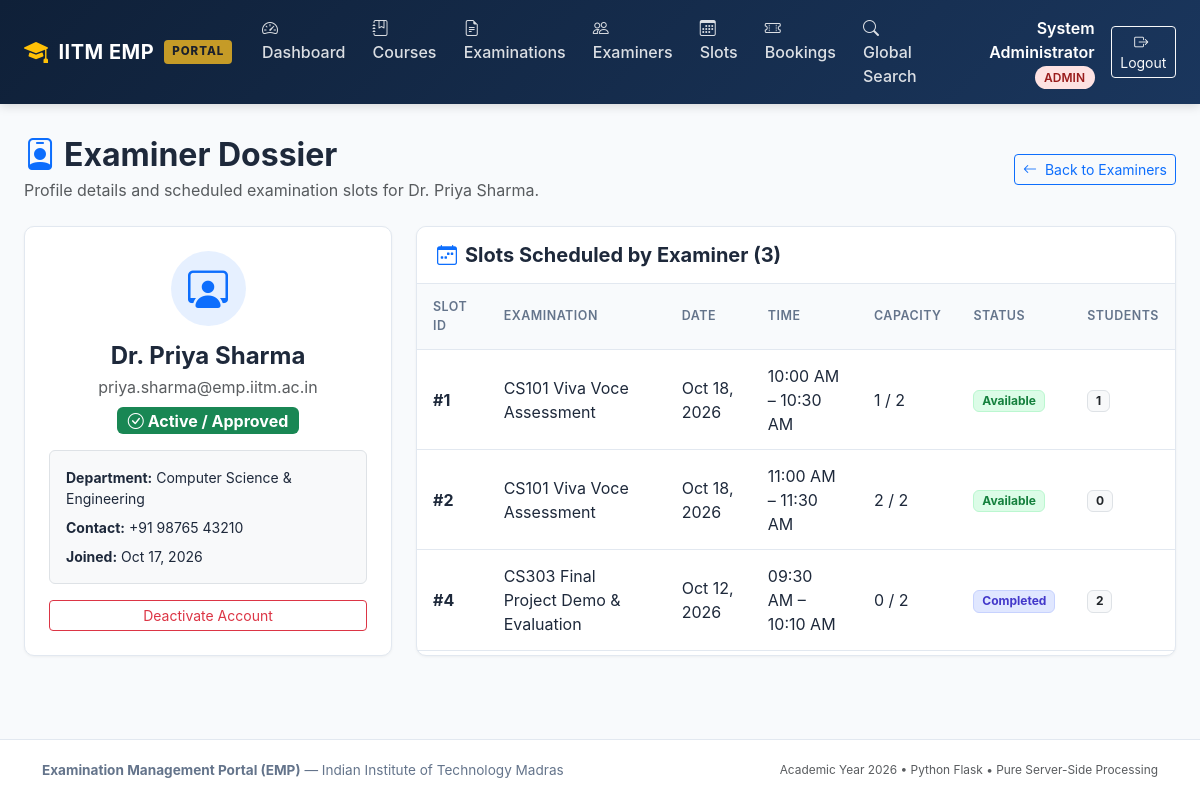
/admin/examiners/2 (signed in), run on the app's committed database.
### models/user.py (models this page shows, shortened)
class User(UserMixin, db.Model):
    __tablename__ = 'users'
    id = db.Column(db.Integer, primary_key=True, autoincrement=True)
    name = db.Column(db.String(150), nullable=False)
    email = db.Column(db.String(150), unique=True, nullable=False, index=True)
    password_hash = db.Column(db.String(256), nullable=False)
    role = db.Column(db.String(20), nullable=False)
    status = db.Column(db.String(20), nullable=False, default='active')
    created_at = db.Column(db.DateTime, default=datetime.now, nullable=False)
    examiner_profile = db.relationship('ExaminerProfile', back_populates='user', uselist=False, cascade='all, delete-orphan')
    slots = db.relationship('ExaminationSlot', back_populates='examiner', foreign_keys='ExaminationSlot.examiner_id', cascade='all, delete-orphan')
    bookings = db.relationship('Booking', back_populates='student', foreign_keys='Booking.student_id', cascade='all, delete-orphan')

class ExaminerProfile(db.Model):
    __tablename__ = 'examiner_profiles'
    examiner_id = db.Column(db.Integer, db.ForeignKey('users.id', ondelete='CASCADE'), primary_key=True)
    name = db.Column(db.String(150), nullable=False)
    contact_details = db.Column(db.String(150), nullable=True)
    department = db.Column(db.String(150), nullable=True)
    status = db.Column(db.String(20), nullable=False, default='pending')
    user = db.relationship('User', back_populates='examiner_profile')

### models/slot.py (models this page shows, shortened)
class ExaminationSlot(db.Model):
    __tablename__ = 'examination_slots'
    slot_id = db.Column(db.Integer, primary_key=True, autoincrement=True)
    examination_id = db.Column(db.Integer, db.ForeignKey('examinations.exam_id', ondelete='CASCADE'), nullable=False)
    examiner_id = db.Column(db.Integer, db.ForeignKey('users.id', ondelete='CASCADE'), nullable=False)
    date = db.Column(db.Date, nullable=False)
    start_time = db.Column(db.Time, nullable=False)
    end_time = db.Column(db.Time, nullable=False)
    maximum_student_capacity = db.Column(db.Integer, nullable=False, default=1)
    available_seats = db.Column(db.Integer, nullable=False, default=1)
    status = db.Column(db.String(30), nullable=False, default='Available')
    examination = db.relationship('Examination', back_populates='slots')
    examiner = db.relationship('User', back_populates='slots', foreign_keys=[examiner_id])
    bookings = db.relationship('Booking', back_populates='slot', cascade='all, delete-orphan')

### models/examination.py (models this page shows, shortened)
class Examination(db.Model):
    __tablename__ = 'examinations'
    exam_id = db.Column(db.Integer, primary_key=True, autoincrement=True)
    course_id = db.Column(db.Integer, db.ForeignKey('courses.course_id', ondelete='CASCADE'), nullable=False)
    examination_name = db.Column(db.String(200), nullable=False)
    examination_type = db.Column(db.String(50), nullable=False)
    duration = db.Column(db.Integer, nullable=False, default=30)
    maximum_marks = db.Column(db.Float, nullable=False, default=100.0)
    slot_creation_start = db.Column(db.DateTime, nullable=False)
    slot_creation_end = db.Column(db.DateTime, nullable=False)
    slot_booking_start = db.Column(db.DateTime, nullable=False)
    slot_booking_end = db.Column(db.DateTime, nullable=False)
    status = db.Column(db.String(30), nullable=False, default='Draft')
    course = db.relationship('Course', back_populates='examinations')
    rubrics = db.relationship('Rubric', back_populates='examination', cascade='all, delete-orphan')
    slots = db.relationship('ExaminationSlot', back_populates='examination', cascade='all, delete-orphan')

### routes/admin.py (the view)
@admin_bp.route('/examiners/<int:user_id>')
def examiner_detail(user_id):
    examiner = User.query.filter_by(id=user_id, role='examiner').first_or_404()
    slots = ExaminationSlot.query.filter_by(examiner_id=user_id).order_by(ExaminationSlot.date.desc()).all()
    return render_template('admin/examiner_detail.html', examiner=examiner, slots=slots)

### routes/admin.py (called while the page is built)
@admin_bp.before_request
@login_required
@role_required('admin')
def check_admin():
    pass

### templates/admin/examiner_detail.html (shortened to what this page needs)
{% extends 'base.html' %}
{% block content %}
<div class="d-flex flex-column flex-md-row justify-content-between align-items-md-center mb-4 gap-2">
  <div>
    <h2 class="fw-bold mb-1"><i class="bi bi-person-badge text-primary me-2"></i>Examiner Dossier</h2>
    <p class="text-muted mb-0">Profile details and scheduled examination slots for {{ examiner.name }}.</p>
  </div>
  <div>
    <a href="{{ url_for('admin.examiners') }}" class="btn btn-outline-primary btn-sm">
      <i class="bi bi-arrow-left me-1"></i> Back to Examiners
    </a>
  </div>
</div>
<div class="row g-4 mb-4">
  <div class="col-md-4">
    <div class="emp-card p-4 text-center">
      <div class="d-inline-flex align-items-center justify-content-center bg-primary bg-opacity-10 text-primary rounded-circle mb-3" style="width: 75px; height: 75px;">
        <i class="bi bi-person-workspace fs-1 text-primary"></i>
      </div>
      <h4 class="fw-bold mb-1">{{ examiner.name }}</h4>
      <p class="text-muted mb-2">{{ examiner.email }}</p>
      <div class="mb-3">
        {% if examiner.status == 'active' %}
          <span class="badge bg-success fs-6"><i class="bi bi-check-circle me-1"></i>Active / Approved</span>
        {% elif examiner.status == 'pending' %}
          <span class="badge bg-warning text-dark fs-6"><i class="bi bi-clock me-1"></i>Pending Review</span>
        {% else %}
          <span class="badge bg-danger fs-6">Inactive</span>
        {% endif %}
      </div>
      <div class="text-start bg-light p-3 rounded small mb-3 border">
        <div class="mb-2"><strong>Department:</strong> {{ examiner.examiner_profile.department if examiner.examiner_profile else 'N/A' }}</div>
        <div class="mb-2"><strong>Contact:</strong> {{ examiner.examiner_profile.contact_details if examiner.examiner_profile else 'N/A' }}</div>
        <div><strong>Joined:</strong> {{ examiner.created_at | date_format }}</div>
      </div>
      <div class="d-grid gap-2">
        <form method="POST" action="{{ url_for('admin.toggle_examiner_status', user_id=examiner.id) }}">
          {% if examiner.status == 'active' %}
            <button type="submit" class="btn btn-outline-danger w-100 btn-sm">Deactivate Account</button>
          {% elif examiner.status == 'inactive' %}
            <button type="submit" class="btn btn-outline-success w-100 btn-sm">Activate Account</button>
          {% endif %}
        </form>
      </div>
    </div>
  </div>
  <div class="col-md-8">
    <div class="emp-card h-100">
      <div class="emp-card-header d-flex justify-content-between align-items-center">
        <h5 class="mb-0 fw-bold"><i class="bi bi-calendar-week me-2 text-primary"></i>Slots Scheduled by Examiner ({{ slots|length }})</h5>
      </div>
      <div class="table-responsive">
        <table class="emp-table">
          <thead>
            <tr>
              <th>Slot ID</th>
              <th>Examination</th>
              <th>Date</th>
              <th>Time</th>
              <th>Capacity</th>
              <th>Status</th>
              <th>Students</th>
            </tr>
          </thead>
          <tbody>
            {% for s in slots %}
            <tr>
              <td class="fw-bold">#{{ s.slot_id }}</td>
              <td>{{ s.examination.examination_name }}</td>
              <td>{{ s.date | date_format }}</td>
              <td>{{ s.start_time | time_format }} &ndash; {{ s.end_time | time_format }}</td>
              <td>{{ s.available_seats }} / {{ s.maximum_student_capacity }}</td>
              <td>
                {% if s.status == 'Available' %}
                  <span class="badge badge-status-available">Available</span>
                {% elif s.status == 'Full' %}
                  <span class="badge badge-status-full">Full</span>
                {% elif s.status == 'Cancelled' %}
                  <span class="badge badge-status-cancelled">Cancelled</span>
                {% else %}
                  <span class="badge badge-status-completed">Completed</span>
                {% endif %}
              </td>
              <td><span class="badge bg-light text-dark border">{{ s.bookings|length }}</span></td>
            </tr>
            {% else %}
            <tr>
              <td colspan="7" class="text-center py-4 text-muted">No examination slots created by this examiner yet.</td>
            </tr>
            {% endfor %}
          </tbody>
        </table>
      </div>
    </div>
  </div>
</div>
{% endblock %}

### templates/base.html (shortened to what this page needs)
<!DOCTYPE html>
<html lang="en">
<head>
  <link href="https://cdn.jsdelivr.net/npm/bootstrap@5.3.3/dist/css/bootstrap.min.css" rel="stylesheet">
  <link href="https://cdn.jsdelivr.net/npm/bootstrap-icons@1.11.3/font/bootstrap-icons.min.css" rel="stylesheet">
  <link rel="stylesheet" href="{{ url_for('static', filename='css/style.css') }}">
</head>
<body>
  <nav class="navbar navbar-expand-lg navbar-dark emp-navbar sticky-top">
    <div class="container-fluid px-lg-4">
      <a class="navbar-brand emp-brand" href="{{ url_for('index') }}">
        <i class="bi bi-mortarboard-fill text-warning fs-4"></i>
        <span>IITM EMP</span>
        <span class="emp-brand-badge">PORTAL</span>
      </a>
      <div class="collapse navbar-collapse" id="empNavbarNav">
        <ul class="navbar-nav me-auto mb-2 mb-lg-0">
          {% if current_user.is_authenticated %}
            {% if current_user.role == 'admin' %}
              <li class="nav-item">
                <a class="nav-link {% if request.endpoint == 'admin.dashboard' %}active{% endif %}" href="{{ url_for('admin.dashboard') }}">
                  <i class="bi bi-speedometer2 me-1"></i> Dashboard
                </a>
              </li>
              <li class="nav-item">
                <a class="nav-link {% if 'courses' in request.endpoint %}active{% endif %}" href="{{ url_for('admin.courses') }}">
                  <i class="bi bi-journal-bookmark me-1"></i> Courses
                </a>
              </li>
              <li class="nav-item">
                <a class="nav-link {% if 'examination' in request.endpoint %}active{% endif %}" href="{{ url_for('admin.examinations') }}">
                  <i class="bi bi-file-earmark-text me-1"></i> Examinations
                </a>
              </li>
              <li class="nav-item">
                <a class="nav-link {% if 'examiners' in request.endpoint %}active{% endif %}" href="{{ url_for('admin.examiners') }}">
                  <i class="bi bi-people me-1"></i> Examiners
                </a>
              </li>
              <li class="nav-item">
                <a class="nav-link {% if 'slots' in request.endpoint %}active{% endif %}" href="{{ url_for('admin.slots') }}">
                  <i class="bi bi-calendar3 me-1"></i> Slots
                </a>
              </li>
              <li class="nav-item">
                <a class="nav-link {% if 'bookings' in request.endpoint %}active{% endif %}" href="{{ url_for('admin.bookings') }}">
                  <i class="bi bi-ticket-perforated me-1"></i> Bookings
                </a>
              </li>
              <li class="nav-item">
                <a class="nav-link {% if request.endpoint == 'admin.search' %}active{% endif %}" href="{{ url_for('admin.search') }}">
                  <i class="bi bi-search me-1"></i> Global Search
                </a>
              </li>
            {% endif %}
          {% endif %}
        </ul>
        <div class="d-flex align-items-center gap-3">
          {% if current_user.is_authenticated %}
            <div class="text-white text-end d-none d-md-block">
              <span class="fw-semibold">{{ current_user.name }}</span>
              <span class="user-role-badge role-{{ current_user.role }} ms-1">{{ current_user.role }}</span>
            </div>
            <a href="{{ url_for('auth.logout') }}" class="btn btn-outline-light btn-sm">
              <i class="bi bi-box-arrow-right me-1"></i> Logout
            </a>
          {% endif %}
        </div>
      </div>
    </div>
  </nav>
  <main class="container-fluid px-lg-4 py-3">
    {% block content %}{% endblock %}
  </main>
  <footer class="emp-footer text-center mt-auto">
    <div class="container">
      <div class="d-flex flex-column flex-md-row justify-content-between align-items-center">
        <div>
          <strong>Examination Management Portal (EMP)</strong> &mdash; Indian Institute of Technology Madras
        </div>
        <div class="text-muted small mt-2 mt-md-0">
          Academic Year {{ current_year }} &bull; Python Flask &bull; Pure Server-Side Processing
        </div>
      </div>
    </div>
  </footer>
</body>
</html>

### static/css/style.css (style rules this page uses)
:root { --emp-primary: #1a365d; --emp-primary-light: #2b6cb0; --emp-primary-dark: #0f2038; --emp-accent: #c59b27; --emp-accent-hover: #b0881e; --emp-bg: #f8fafc; --emp-card-bg: #ffffff; --emp-border: #e2e8f0; --emp-text-main: #1e293b; --emp-text-muted: #64748b; --emp-success: #10b981; --emp-warning: #f59e0b; --emp-danger: #ef4444; }
body { font-family: -apple-system, BlinkMacSystemFont, "Segoe UI", Roboto, "Helvetica Neue", Arial, sans-serif; background-color: var(--emp-bg); color: var(--emp-text-main); min-height: 100vh; display: flex; flex-direction: column; }
.emp-navbar { background: linear-gradient(135deg, var(--emp-primary-dark) 0%, var(--emp-primary) 100%); box-shadow: 0 2px 10px rgba(0, 0, 0, 0.15); }
.emp-brand { font-weight: 700; letter-spacing: 0.5px; color: #ffffff !important; display: flex; align-items: center; gap: 10px; }
.emp-brand-badge { background: var(--emp-accent); color: #1a202c; font-size: 0.72rem; font-weight: 800; padding: 3px 8px; border-radius: 4px; letter-spacing: 1px; }
.navbar-dark .navbar-nav .nav-link { color: rgba(255, 255, 255, 0.85); font-weight: 500; transition: all 0.2s ease; padding: 0.5rem 0.85rem; border-radius: 6px; }
.user-role-badge { font-size: 0.75rem; font-weight: 600; text-transform: uppercase; padding: 0.25rem 0.6rem; border-radius: 20px; }
.role-admin { background-color: #fee2e2; color: #991b1b; }
main { flex: 1 0 auto; }
.emp-card { background: var(--emp-card-bg); border: 1px solid var(--emp-border); border-radius: 10px; box-shadow: 0 1px 3px rgba(0, 0, 0, 0.05); transition: box-shadow 0.2s ease; }
.emp-card-header { background: #ffffff; border-bottom: 1px solid var(--emp-border); font-weight: 600; padding: 1rem 1.25rem; border-radius: 10px 10px 0 0; }
.emp-table { width: 100%; margin-bottom: 0; }
.emp-table th { background-color: #f8fafc; color: var(--emp-text-muted); font-size: 0.78rem; font-weight: 600; text-transform: uppercase; letter-spacing: 0.5px; border-top: none; border-bottom: 1px solid var(--emp-border); padding: 0.85rem 1rem; }
.emp-table td { padding: 0.85rem 1rem; vertical-align: middle; border-bottom: 1px solid var(--emp-border); }
.badge-status-available { background-color: #dcfce7; color: #15803d; border: 1px solid #bbf7d0; }
.badge-status-completed { background-color: #e0e7ff; color: #4338ca; border: 1px solid #c7d2fe; }
.emp-footer { background: #ffffff; border-top: 1px solid var(--emp-border); padding: 1.25rem 0; font-size: 0.85rem; color: var(--emp-text-muted); }

### data on the page
User: name "System Administrator", role "ADMIN"
User: name "Dr. Priya Sharma", email "priya.sharma@emp.iitm.ac.in", created_at "Oct 17, 2026"
ExaminerProfile: examiner_profile "Computer Science & Engineering", examiner_profile "+91 98765 43210"
ExaminationSlot: slot_id "1", examination.examination_name "CS101 Viva Voce Assessment", date "Oct 18, 2026", start_time "10:00 AM", end_time "10:30 AM", available_seats "1", maximum_student_capacity "2", status "Available", bookings|length "1"
ExaminationSlot: slot_id "2", examination.examination_name "CS101 Viva Voce Assessment", date "Oct 18, 2026", start_time "11:00 AM", end_time "11:30 AM", available_seats "2", maximum_student_capacity "2", status "Available", bookings|length "0"
ExaminationSlot: slot_id "4", examination.examination_name "CS303 Final Project Demo & Evaluation", date "Oct 12, 2026", start_time "09:30 AM", end_time "10:10 AM", available_seats "0", maximum_student_capacity "2", status "Completed", bookings|length "2"

### other printed values
{{ slots|length }} "3"
